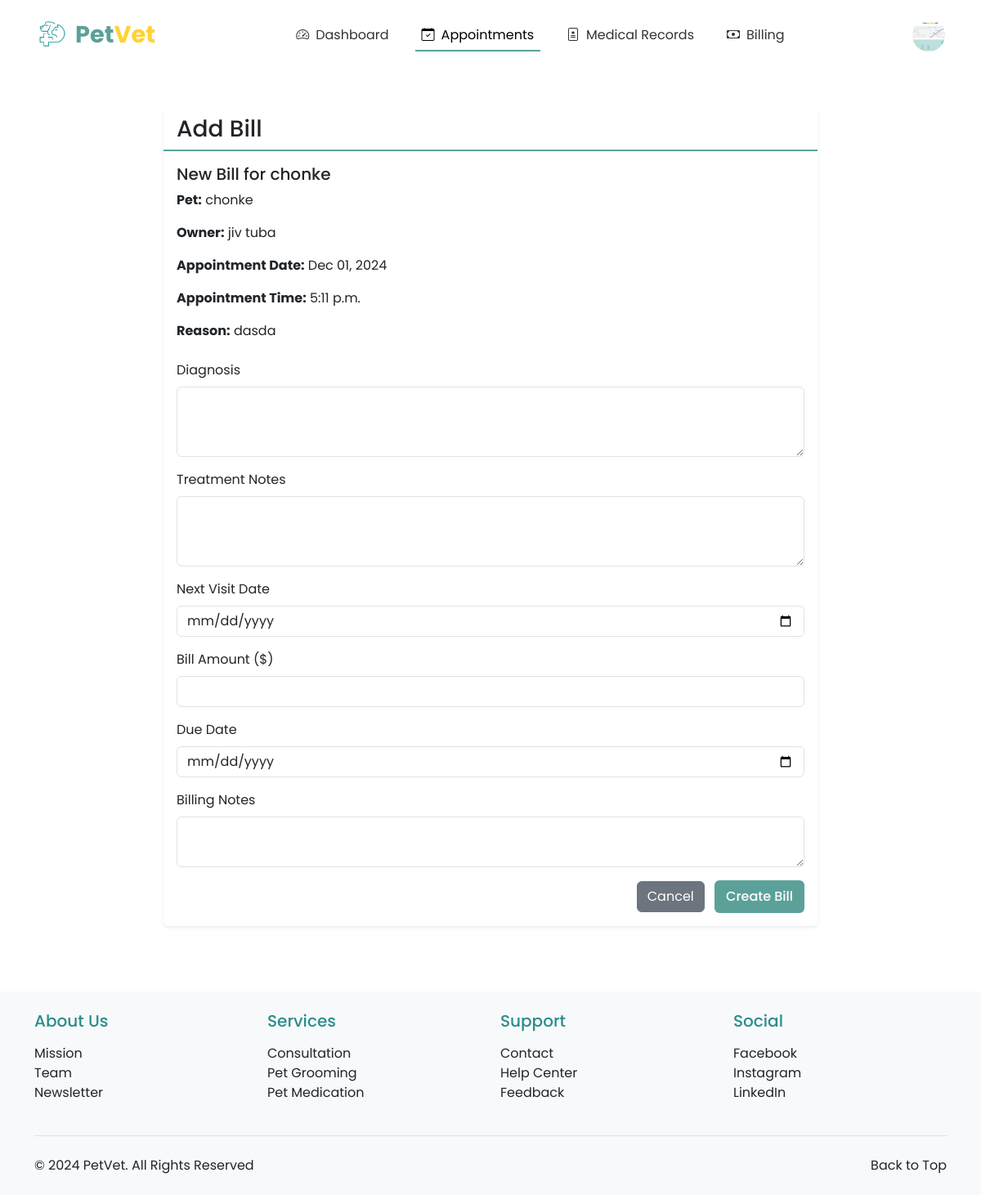
/vet/appointments/add-bill/9/ (signed in), run on the app's committed database.
### registration_login/models.py (models this page shows, shortened)
class Profile(models.Model):
    PAYMENT_CHOICES = [
        ('CASH', 'Cash'),
        ('CARD', 'Credit/Debit Card'),
        ('GCASH', 'GCash'),
        ('MAYA', 'Maya'),
    ]
    ROLE_CHOICES = [
        ('OWNER', 'Pet Owner'),
        ('VET', 'Veterinarian'),
    ]
    user = models.OneToOneField(User, on_delete=models.CASCADE, primary_key=True)
    profile_picture = models.ImageField(upload_to='profile_pics/', default='profile_pics/profile.png')
    first_name = models.CharField(max_length=50)
    last_name = models.CharField(max_length=50)
    address = models.CharField(max_length=200, blank=True, null=True)
    contact_number = models.CharField(max_length=15, blank=True, null=True)
    preferred_payment = models.CharField(max_length=10, choices=PAYMENT_CHOICES, default='CASH')
    card_number = models.CharField(max_length=16, blank=True, null=True)
    card_expiry = models.CharField(max_length=5, blank=True, null=True)
    ewallet_number = models.CharField(max_length=15, blank=True, null=True)
    role = models.CharField(max_length=10, choices=ROLE_CHOICES, default='OWNER')
    phone_number = models.CharField(max_length=20, null=True, blank=True)
    created_at = models.DateTimeField(auto_now_add=True)
    updated_at = models.DateTimeField(auto_now=True)

### appointments/models.py (models this page shows, shortened)
class Appointment(models.Model):
    STATUS_CHOICES = [
        ('PENDING', 'Pending Approval'),
        ('APPROVED', 'Approved'),
        ('COMPLETED', 'Completed'),
        ('CANCELLED', 'Cancelled'),
        ('REJECTED', 'Rejected'),
    ]
    SERVICE_CHOICES = [
        ('CHECKUP', 'General Check-up'),
        ('VACCINATION', 'Vaccination'),
        ('SURGERY', 'Surgery'),
        ('GROOMING', 'Grooming'),
        ('DENTAL', 'Dental Care'),
        ('EMERGENCY', 'Emergency Care'),
    ]
    pet = models.ForeignKey(Pet, on_delete=models.CASCADE, related_name='appointments')
    owner = models.ForeignKey(Profile, on_delete=models.CASCADE, null=True)  # Making owner nullable
    veterinarian = models.ForeignKey(VeterinarianProfile, on_delete=models.SET_NULL, null=True, related_name='appointments')
    service_type = models.CharField(max_length=20, choices=SERVICE_CHOICES, default='CHECKUP')
    date = models.DateField()
    time = models.TimeField()
    reason = models.TextField(blank=True, null=True)
    status = models.CharField(max_length=20, choices=STATUS_CHOICES, default='PENDING')
    notes = models.TextField(blank=True, null=True)
    created_at = models.DateTimeField(auto_now_add=True)
    updated_at = models.DateTimeField(auto_now=True)
    class Meta:
        ordering = ['date', 'time']

### pet_registration/models.py (models this page shows, shortened)
class Pet(models.Model):
    owner = models.ForeignKey(User, on_delete=models.CASCADE, related_name='pets')
    pet_id = models.CharField(max_length=20, unique=True)
    pet_name = models.CharField(max_length=50)
    breed = models.CharField(max_length=50)
    species = models.CharField(max_length=50)
    sex = models.CharField(max_length=10, choices=[('Male', 'Male'), ('Female', 'Female'), ('Unknown', 'Unknown')])
    weight = models.DecimalField(max_digits=5, decimal_places=2)
    birthday = models.DateField()
    pet_description = models.TextField(blank=True, null=True)
    image_url = models.ImageField(upload_to='pet_images/', blank=True, null=True)
    primary_veterinarian = models.ForeignKey('veterinarians.VeterinarianProfile',
        on_delete=models.SET_NULL,
        null=True,
        blank=True,
        related_name='primary_pets'
    )

### veterinarians/views.py (the view, shortened to what this page needs)
# urls.py: path('appointments/add-bill/<int:appointment_id>/', views.add_bill, name='add_bill'),
@login_required
@user_passes_test(is_veterinarian)
def add_bill(request, appointment_id):
    def generate_unique_invoice_number():
        while True:
            invoice_number = 'INV-' + ''.join(random.choices(string.ascii_uppercase + string.digits, k=8))
            if not BillingRecord.objects.filter(invoice_number=invoice_number).exists():
                return invoice_number
    appointment = get_object_or_404(Appointment, pk=appointment_id)
    vet_profile = get_object_or_404(VeterinarianProfile, profile=request.user.profile)
    return render(request, 'veterinarians/add_bill.html', {
        'appointment': appointment,
        'today': timezone.now().date()
    })

### veterinarians/views.py (called while the page is built)
def is_veterinarian(user):
    return user.profile.role == 'VET'

### veterinarians/templates/veterinarians/add_bill.html (shortened to what this page needs)
{% extends 'base.html' %}
{% load crispy_forms_tags %}
{% block nav_appointments %}active{% endblock %}
{% block content %}
<div class="container py-5">
    <div class="form-container">
        <div class="card">
            <div class="card-header">
                <h3 class="mb-0">Add Bill</h3>
            </div>
            <div class="card-body">
                <h5 class="card-title">New Bill for {{ appointment.pet.pet_name }}</h5>
                <div class="mb-4">
                    <p><strong>Pet:</strong> {{ appointment.pet.pet_name }}</p>
                    <p><strong>Owner:</strong> {{ appointment.pet.owner.get_full_name }}</p>
                    <p><strong>Appointment Date:</strong> {{ appointment.date|date:"M d, Y" }}</p>
                    <p><strong>Appointment Time:</strong> {{ appointment.time }}</p>
                    <p><strong>Reason:</strong> {{ appointment.reason }}</p>
                </div>
                <form method="post">
                    <div class="mb-3">
                        <label for="diagnosis" class="form-label">Diagnosis</label>
                        <textarea name="diagnosis" id="diagnosis" class="form-control" rows="3" required></textarea>
                    </div>
                    <div class="mb-3">
                        <label for="treatment_notes" class="form-label">Treatment Notes</label>
                        <textarea name="treatment_notes" id="treatment_notes" class="form-control" rows="3"></textarea>
                    </div>
                    <div class="mb-3">
                        <label for="next_visit_date" class="form-label">Next Visit Date</label>
                        <input type="date" name="next_visit_date" id="next_visit_date" class="form-control" min="{{ today|date:'Y-m-d' }}">
                    </div>
                    <div class="mb-3">
                        <label for="amount" class="form-label">Bill Amount ($)</label>
                        <input type="number" name="amount" id="amount" class="form-control" step="0.01" required>
                    </div>
                    <div class="mb-3">
                        <label for="due_date" class="form-label">Due Date</label>
                        <input type="date" class="form-control" id="due_date" name="due_date" min="{{ today|date:'Y-m-d' }}" required>
                    </div>
                    <div class="mb-3">
                        <label for="notes" class="form-label">Billing Notes</label>
                        <textarea name="notes" id="notes" class="form-control" rows="2"></textarea>
                    </div>
                    <div class="text-end">
                        <a href="{% url 'veterinarians:appointment_list' %}" class="btn btn-secondary me-md-2">Cancel</a>
                        <button type="submit" class="btn btn-theme-primary">Create Bill</button>
                    </div>
                </form>
            </div>
        </div>
    </div>
</div>
{% endblock %}

### appointments/templates/base.html (shortened to what this page needs)
<!DOCTYPE html>
<html lang="en">
<head>
    {% load static %}
    <link href="https://cdn.jsdelivr.net/npm/bootstrap@5.3.0/dist/css/bootstrap.min.css" rel="stylesheet">
    <link rel="stylesheet" href="https://cdn.jsdelivr.net/npm/bootstrap-icons@1.11.2/font/bootstrap-icons.css">
</head>
<body>
    <nav class="navbar navbar-expand-lg navbar-light bg-white">
        <div class="container-fluid">
            <a class="navbar-brand d-flex align-items-center" href="{% url 'homepage:index' %}">
                <img src="{% static 'images/toplogo.png' %}" alt="PetVet Logo" class="me-2">
                <span class="logo-text">
                    <span class="logo-text-pet">Pet</span><span class="logo-text-vet">Vet</span>
                </span>
            </a>
            <div class="collapse navbar-collapse justify-content-center" id="navbarNav">
                <ul class="navbar-nav">
                    {% if user.is_authenticated %}
                        {% if user.profile.role == 'VET' %}
                            <li class="nav-item">
                                <a class="nav-link {% block nav_dashboard %}{% endblock %}" href="{% url 'veterinarians:dashboard' %}">
                                    <i class="bi bi-speedometer2 nav-icon"></i>Dashboard
                                </a>
                            </li>
                            <li class="nav-item">
                                <a class="nav-link {% block nav_appointments %}{% endblock %}" href="{% url 'veterinarians:appointment_list' %}">
                                    <i class="bi bi-calendar-check nav-icon"></i>Appointments
                                </a>
                            </li>
                            <li class="nav-item">
                                <a class="nav-link {% block nav_medical_records %}{% endblock %}" href="{% url 'veterinarians:medical_records_list' %}">
                                    <i class="bi bi-file-medical nav-icon"></i>Medical Records
                                </a>
                            </li>
                            <li class="nav-item">
                                <a class="nav-link {% block nav_billing %}{% endblock %}" href="{% url 'veterinarians:billing_management' %}">
                                    <i class="bi bi-cash nav-icon"></i>Billing
                                </a>
                            </li>
                        {% endif %}
                    {% endif %}
                </ul>
            </div>
            <div class="d-flex align-items-center">
                {% if user.is_authenticated %}
                    <div class="dropdown">
                        <img src="{{ user.profile.profile_picture.url }}" alt="Profile" class="profile-image" role="button" data-bs-toggle="dropdown" aria-expanded="false">
                    </div>
                {% else %}
                    <a href="{% url 'registration_login:my_login' %}" class="btn btn-auth-primary me-2">Login</a>
                    <a href="{% url 'registration_login:register' %}" class="btn btn-auth-outline">Register</a>
                {% endif %}
            </div>
        </div>
    </nav>
    <main>
        {% block content %}{% endblock %}
    </main>
    <footer class="bg-light py-4">
        <div class="container">
            <div class="row g-4">
                <div class="col-lg-3 col-md-6">
                    <h5 class="mb-3" style="color: #2A8D8D;">About Us</h5>
                    <ul class="list-unstyled">
                        <li><a href="{% url 'homepage:about_us' %}#mission" class="text-decoration-none text-dark">Mission</a></li>
                        <li><a href="{% url 'homepage:about_us' %}#team" class="text-decoration-none text-dark">Team</a></li>
                        <li><a href="{% url 'homepage:about_us' %}#newsletter" class="text-decoration-none text-dark">Newsletter</a></li>
                    </ul>
                </div>
                <div class="col-lg-3 col-md-6">
                    <h5 class="mb-3" style="color: #2A8D8D;">Services</h5>
                    <ul class="list-unstyled">
                        <li><a href="{% url 'homepage:index' %}#services" class="text-decoration-none text-dark">Consultation</a></li>
                        <li><a href="{% url 'homepage:index' %}#services" class="text-decoration-none text-dark">Pet Grooming</a></li>
                        <li><a href="{% url 'homepage:index' %}#services" class="text-decoration-none text-dark">Pet Medication</a></li>
                    </ul>
                </div>
                <div class="col-lg-3 col-md-6">
                    <h5 class="mb-3" style="color: #2A8D8D;">Support</h5>
                    <ul class="list-unstyled">
                        <li><a href="{% url 'homepage:about_us' %}#contact" class="text-decoration-none text-dark">Contact</a></li>
                        <li><a href="{% url 'homepage:about_us' %}#help" class="text-decoration-none text-dark">Help Center</a></li>
                        <li><a href="{% url 'homepage:about_us' %}#feedback" class="text-decoration-none text-dark">Feedback</a></li>
                    </ul>
                </div>
                <div class="col-lg-3 col-md-6">
                    <h5 class="mb-3" style="color: #2A8D8D;">Social</h5>
                    <ul class="list-unstyled">
                        <li><a href="https://facebook.com" target="_blank" class="text-decoration-none text-dark">Facebook</a></li>
                        <li><a href="https://instagram.com" target="_blank" class="text-decoration-none text-dark">Instagram</a></li>
                        <li><a href="https://linkedin.com" target="_blank" class="text-decoration-none text-dark">LinkedIn</a></li>
                    </ul>
                </div>
            </div>
            <div class="border-top mt-4 pt-4">
                <div class="container px-0">
                    <div class="row">
                        <div class="col-md">
                            <p class="mb-0 text-dark">&copy; 2024 PetVet. All Rights Reserved</p>
                        </div>
                        <div class="col-md text-md-end">
                            <a href="#" class="text-decoration-none text-dark" id="back-to-top">Back to Top</a>
                        </div>
                    </div>
                </div>
            </div>
        </div>
    </footer>
</body>
</html>

### veterinarians/templates/veterinarians/add_bill.html (style rules this page uses)
.form-container { max-width: 800px; margin: 0 auto; }
.card { border: none; box-shadow: 0 0.125rem 0.25rem rgba(0, 0, 0, 0.075); }
.card-header { background-color: white; border-bottom: 2px solid var(--primary-color); }
.btn-theme-primary { background-color: var(--primary-color); border: 2px solid var(--primary-color); color: white; font-weight: 500; transition: all 0.2s; }

### appointments/templates/base.html (style rules this page uses)
:root { --primary-color: #5BA199; --secondary-color: #FFD233; --light-cream: #FFF9EA; }
body { font-family: 'Poppins', sans-serif; min-height: 100vh; display: flex; flex-direction: column; }
main { min-height: 100vh; }
footer { margin-top: 2rem; }
.navbar { padding: 1rem 2rem; }
.navbar-brand img { height: 40px; }
.nav-link { color: #333; position: relative; padding: 0.5rem 1.5rem; margin: 0 0.5rem; }
.nav-link.active { color: var(--primary-color); }
.nav-link.active::after { content: ''; position: absolute; bottom: 0; left: 0; width: 100%; height: 2px; background-color: var(--primary-color); }
.navbar-nav { gap: 0.5rem; }
.profile-image { width: 40px; height: 40px; border-radius: 50%; object-fit: cover; cursor: pointer; }
.logo-text { font-size: 1.8rem; font-weight: 700; }
.logo-text-pet { color: var(--primary-color); }
.logo-text-vet { color: var(--secondary-color); }
.nav-icon { margin-right: 0.5rem; }

### data on the page
Appointment: pet.pet_name "chonke", pet.owner.get_full_name "jiv tuba", date "Dec 01, 2024", time "5:11 p.m.", reason "dasda"
